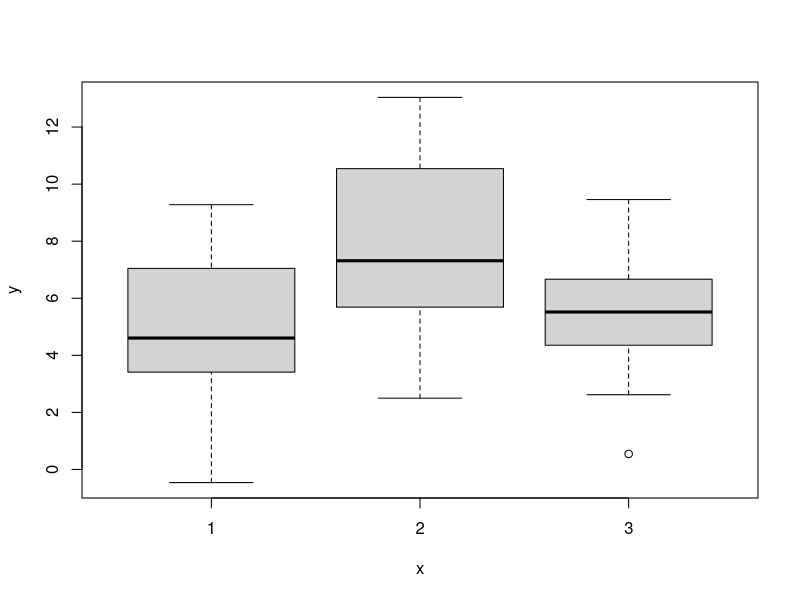
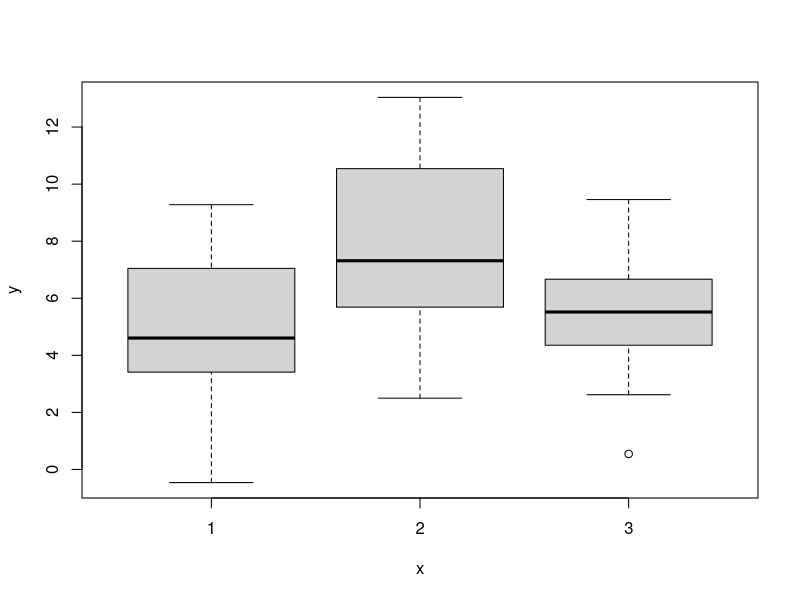
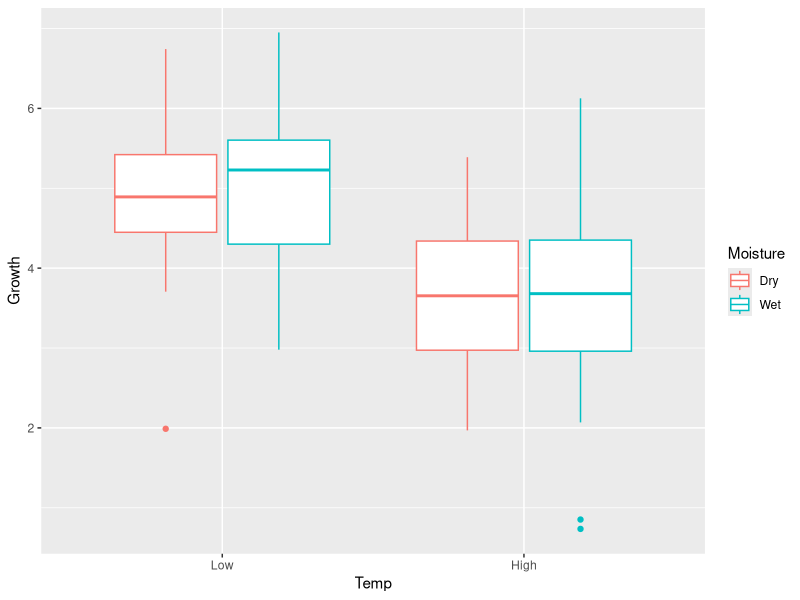
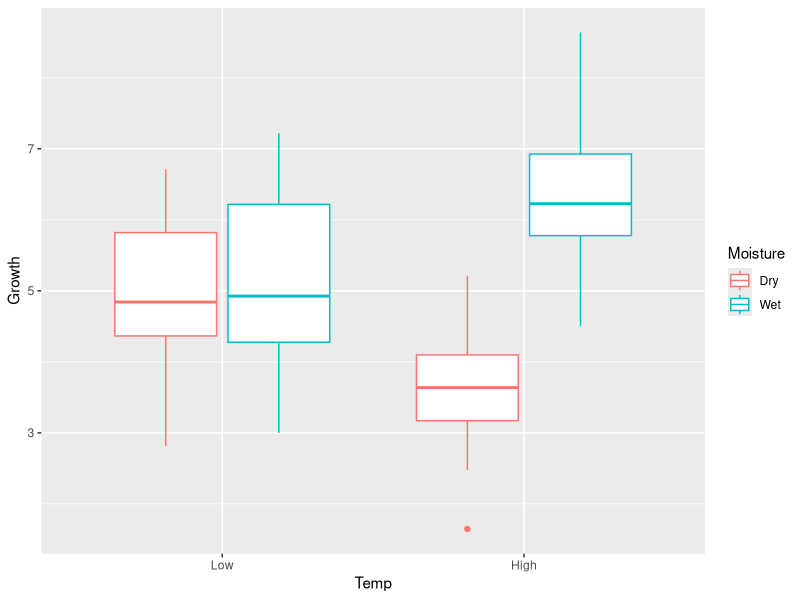

The R script that drew these images, in order:
## ---- chunk 1
set.seed(5)

n_levels = 3
n_obs_per_level = 25

# Construct X
x = rep(c(1:n_levels), 
        each = n_obs_per_level)

# Assign group-wise means
mus = NULL
mus[1] = 5.0
mus[2] = 7.5
mus[3] = 5.8
sigma = 2.5 # residual sigma

# Simulate data obs
y = NULL
for(i in 1:length(x)){
    this_level = x[i]
    y[i] =  
        mus[this_level] +
        # residual deviation from group-wise mean:
        rnorm(1, mean = 0, sd = sigma)
}

# Store in data frame
one_way_df = data.frame(
    y = y,
    x = factor(x) # store as factor/categorical
)

# Plot the means:
## Defaults to boxplot() when x is discrete
plot(y~x, data = one_way_df)
## ---- chunk 2
# Use the aov() function
m_one_way = aov(y ~ 1 + x, data = one_way_df)

summary(m_one_way)
## ---- chunk 3
# First, we need to run the "null" model (intercept only)
m_one_way_null = lm(y ~ 1, 
                    data = one_way_df)
    
# Extract the residuals (errors)
resid_full = m_one_way$residuals
resid_null = m_one_way_null$residuals

# Sum of Square Errors (SSE)
sse_full = crossprod(resid_full)
sse_null = crossprod(resid_null)

# degrees of freedom
n_obs = length(y)
df_full = n_obs - n_levels
df_null = n_obs - 1

# Calculate F_stat
f_test = ((sse_null - sse_full)/(df_null - df_full)) / (sse_full/df_full)

# Degrees of freedom for the F distribution:
df_numerator = df_null - df_full
df_denominator = df_full

p_one_way = 1 - pf(f_test,
                   df1 = df_numerator,
                   df2 = df_denominator)

# Compare to anova()
f_test; p_one_way
summary_aov = summary(m_one_way)
summary_aov[[1]]$`F value`; summary_aov[[1]]$`Pr(>F)`
## ---- chunk 4
TukeyHSD(m_one_way)
## ---- chunk 5
plot(y~x, data = one_way_df)
## ---- chunk 6
# Need to extract the data observations associated with all x levels, separately
these_x_1 = which(x == 1)
these_x_2 = which(x == 2)
these_x_3 = which(x == 3)
y_1 = y[these_x_1]
y_2 = y[these_x_2]
y_3 = y[these_x_3]

# Calculate pooled variance for whole data set
# Notice how this is not the same as var(y)
pooled_var = (var(y_1)+var(y_2)+var(y_3))/3

# Calculate q test statistic
q_test = 
    abs(mean(y_1) - mean(y_2)) /
    sqrt(pooled_var/n_obs_per_level)

q_test
# Degrees of freedom for q test stat
df_q = n_obs - n_levels

# Calculate p-value
p_2v1 = ptukey(q_test, 
               nmeans = 3,
               df = df_q, 
               lower.tail = FALSE)
p_2v1
## ---- chunk 7
library(ggplot2)

# 2x2 design
# Replicated 25 times
# Low, High (0, 1)
n_reps = 25
Temp = rep(0:1, each = n_reps*2)

# Low, High (0, 1)
Moisture = c(
    rep(0:1, each = n_reps),
    rep(0:1, each = n_reps)
)

# Simulate different effects:
set.seed(8)
# Just main effect
global = 5
beta_t = -1.25
beta_m = 0
beta_intx = 0
sigma = 1.0

y = NULL
for(i in 1:length(Temp)){
    y[i] = global + 
        beta_t * Temp[i] +
        beta_m * Moisture[i] +
        beta_intx * Temp[i] * Moisture[i] +
        rnorm(1, mean = 0, sd = sigma)
}

# Store as data frame
two_way_df1 = data.frame(
    Growth = y,
    Temp = factor(Temp, levels = c(0,1), labels = c("Low", "High")),
    Moisture = factor(Moisture, levels = c(0,1), labels = c("Dry", "Wet"))
)


ggplot(two_way_df1) +
    geom_boxplot(aes(x = Temp, y = Growth, color = Moisture))
## ---- chunk 8
summary(aov(Growth ~ Temp + Moisture + Temp:Moisture,
            data = two_way_df1))
## ---- chunk 9
# INTERACTION
global = 5
beta_t = -1.25
beta_m = 0
beta_intx = 2.5
sigma = 1.0

set.seed(5)
y = NULL
for(i in 1:length(Temp)){
    y[i] = global + 
        beta_t * Temp[i] +
        beta_m * Moisture[i] +
        beta_intx * Temp[i] * Moisture[i] +
        rnorm(1, mean = 0, sd = sigma)
}

# Store as data frame
two_way_df2 = data.frame(
    Growth = y,
    Temp = factor(Temp, levels = c(0,1), labels = c("Low", "High")),
    Moisture = factor(Moisture, levels = c(0,1), labels = c("Dry", "Wet"))
)

ggplot(two_way_df2) +
    geom_boxplot(aes(x = Temp, y = Growth, color = Moisture))
## ---- chunk 10
aov_intx = aov(Growth ~ Temp + Moisture + Temp:Moisture,
               data = two_way_df2)
summary(aov_intx)
## ---- chunk 11
TukeyHSD(aov_intx)
